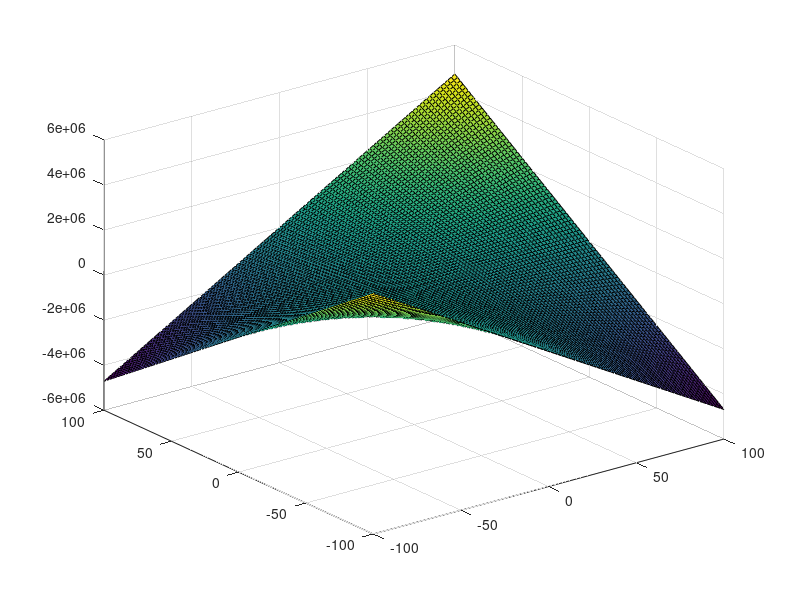

The MATLAB script that drew this image:
%%
A = [12, 34, 67; 23, 54, 90; 12, 64, 78];
b = [785;34;44];
x = [53;50;44];
y = [47.91631596;21.67845581;-25.441243120];
c = 30;
f = @(x) c + (transpose(b)*x) + ((transpose(x)*A)*x);
fdx = @(x)  b + (2*A*x);
fddx = @(x) 2*A; 

g = @(x) c + (transpose(b)*x) + ((transpose(x)*A)*x);
gdx = @(x)  ((A+transpose(A))*x)+b;
gddx = @(x) A+transpose(A); 

%%
a = 24;
b = 42;
c = 15;
d = 6;
f = @(x)  a*x^3 + b*x^2 + c*x + d;
fdx = @(x) 3*a*x^2 + 2*b*x + c;
fddx = @ (x) 6*a*x + 2*b;

%setting maximum iteration
max_iter = 10;
%setting initial point
x0 = 0.2;
i = 1;
while i <= max_iter
    %newton method algorithm
    fdx(x0)
    fddx(x0)
    x1 = x0-(fdx(x0)/fddx(x0))
    x0 = x1;
    i = i+1
end
%%

z = peaks(25);

figure
surf(z)
%%

x = linspace(-100,100,100);
y = linspace(-100,100,100);
z = linspace(-100,100,100);
vec = [x;y;z];
b = [29;51;31];
A = [42,60,90;15,6,52;77,82,46];
c = 10;
q = c + transpose(b)*vec + transpose(vec)*A*vec

surf(x,y,q)
